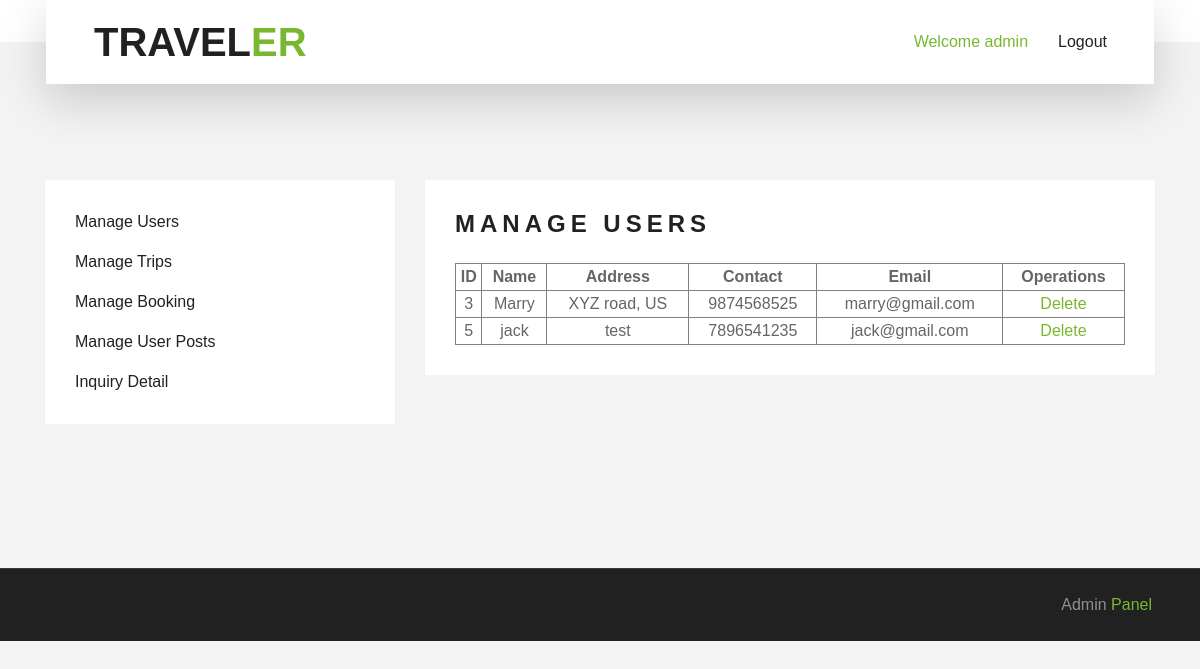
The page /admin/ManageUsers.php (signed in) on the database its author committed.
### tables this page shows
CREATE TABLE `user` (
  `ID` int(11) NOT NULL,
  `Name` varchar(125) NOT NULL,
  `Address` text NOT NULL,
  `Contact` varchar(10) NOT NULL,
  `Email` varchar(125) NOT NULL,
  `Password` varchar(10) NOT NULL
);

### admin/ManageUsers.php (the view, shortened to what this page needs)
<?php include "header.php"; ?>
<?php if(isset($_SESSION["admin"])){
    ?>
    <div class="container-fluid py-5">
        <div class="container py-5">
            <div class="row">
                <div class="col-lg-4 mt-5 mt-lg-0">
                    <?php include "LeftSideMenu.php" ?>
                </div>
                <div class="col-lg-8">
                    <div class="bg-white mb-3" style="padding: 30px;">
                        <h4 class="text-uppercase mb-4" style="letter-spacing: 5px;">Manage Users</h4>
                        <table width="100%" border="1" style="text-align: center;">
                            <?php
                                $sql = "select * from user";
                                $result=mysqli_query($conn, $sql);
                                if (mysqli_num_rows($result) > 0) {
                            ?>
                            <tr>
                                <th>ID</th>
                                <th>Name</th>
                                <th>Address</th>
                                <th>Contact</th>
                                <th>Email</th>
                                <th>Operations</th>
                            </tr>
                            <?php while($row = mysqli_fetch_assoc($result)){ ?>
                            <tr>
                                <td><?php echo $row["ID"]; ?></td>
                                <td><?php echo $row["Name"]; ?></td>
                                <td><?php echo $row["Address"]; ?></td>
                                <td><?php echo $row["Contact"]; ?></td>
                                <td><?php echo $row["Email"]; ?></td>
                                <td><a href="ManageUsersUpdateDelete.php?id=<?php echo $row["ID"]; ?>&task=delete">Delete</a></td>
                            </tr>
                            <?php }
                        } else { echo "<h3>No Users found</h3>"; }?>
                        </table>
                    </div>
                </div>
            </div>
        </div>
    </div>
    <?php include "footer.php" ?>
    <?php
    } else {
        echo "<script>window.location='Login.php';</script>";
} ?>

### rows shown on the page
user: ID "3", Name "Marry", Address "XYZ road, US", Contact "9874568525", Email "marry@gmail.com"
user: ID "5", Name "jack", Address "test", Contact "7896541235", Email "jack@gmail.com"

### other values the page prints
$_SESSION['admin'] "admin"
